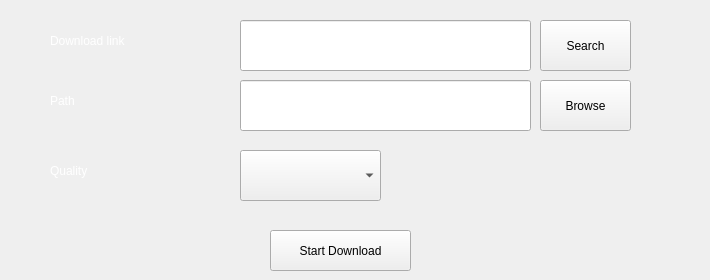
    <widget class="QWidget" name="tab_2">
     <attribute name="title">
      <string>Download Youtube Vedio</string>
     </attribute>
     <widget class="QLineEdit" name="lineEdit_3">
      <property name="geometry">
       <rect>
        <x>240</x>
        <y>80</y>
        <width>291</width>
        <height>51</height>
       </rect>
      </property>
     </widget>
     <widget class="QLabel" name="label_3">
      <property name="geometry">
       <rect>
        <x>50</x>
        <y>80</y>
        <width>121</width>
        <height>41</height>
       </rect>
      </property>
      <property name="styleSheet">
       <string notr="true">QLabel{
	color:white;
font: 13pt &quot;MS Shell Dlg 2&quot;;
}
</string>
      </property>
      <property name="text">
       <string>Path</string>
      </property>
     </widget>
     <widget class="QLineEdit" name="lineEdit_4">
      <property name="geometry">
       <rect>
        <x>240</x>
        <y>20</y>
        <width>291</width>
        <height>51</height>
       </rect>
      </property>
     </widget>
     <widget class="QPushButton" name="pushButton_3">
      <property name="geometry">
       <rect>
        <x>540</x>
        <y>80</y>
        <width>91</width>
        <height>51</height>
       </rect>
      </property>
      <property name="toolTip">
       <string>&lt;html&gt;&lt;head/&gt;&lt;body&gt;&lt;p&gt;Select saving path&lt;/p&gt;&lt;/body&gt;&lt;/html&gt;</string>
      </property>
      <property name="styleSheet">
       <string notr="true"/>
      </property>
      <property name="text">
       <string>Browse</string>
      </property>
     </widget>
     <widget class="QLabel" name="label_4">
      <property name="geometry">
       <rect>
        <x>50</x>
        <y>20</y>
        <width>181</width>
        <height>41</height>
       </rect>
      </property>
      <property name="styleSheet">
       <string notr="true">QLabel{
	color:white;
font: 13pt &quot;MS Shell Dlg 2&quot;;
}
</string>
      </property>
      <property name="text">
       <string>Download link</string>
      </property>
     </widget>
     <widget class="QPushButton" name="pushButton_4">
      <property name="geometry">
       <rect>
        <x>270</x>
        <y>230</y>
        <width>141</width>
        <height>41</height>
       </rect>
      </property>
      <property name="toolTip">
       <string>&lt;html&gt;&lt;head/&gt;&lt;body&gt;&lt;p&gt;Press to start the download&lt;/p&gt;&lt;/body&gt;&lt;/html&gt;</string>
      </property>
      <property name="styleSheet">
       <string notr="true"/>
      </property>
      <property name="text">
       <string>Start Download</string>
      </property>
     </widget>
     <widget class="QLabel" name="label_5">
      <property name="geometry">
       <rect>
        <x>50</x>
        <y>150</y>
        <width>121</width>
        <height>41</height>
       </rect>
      </property>
      <property name="styleSheet">
       <string notr="true">QLabel{
	color:white;
font: 13pt &quot;MS Shell Dlg 2&quot;;
}
</string>
      </property>
      <property name="text">
       <string>Quality</string>
      </property>
     </widget>
     <widget class="QComboBox" name="comboBox">
      <property name="geometry">
       <rect>
        <x>240</x>
        <y>150</y>
        <width>141</width>
        <height>51</height>
       </rect>
      </property>
     </widget>
     <widget class="QLabel" name="label_10">
      <property name="geometry">
       <rect>
        <x>400</x>
        <y>150</y>
        <width>301</width>
        <height>51</height>
       </rect>
      </property>
      <property name="styleSheet">
       <string notr="true">QLabel{
	font: 6pt &quot;MS Shell Dlg 2&quot;;
	color:white;
font: 13pt &quot;MS Shell Dlg 2&quot;;
}
</string>
      </property>
      <property name="text">
       <string/>
      </property>
     </widget>
     <widget class="QPushButton" name="pushButton_7">
      <property name="geometry">
       <rect>
        <x>540</x>
        <y>20</y>
        <width>91</width>
        <height>51</height>
       </rect>
      </property>
      <property name="toolTip">
       <string>&lt;html&gt;&lt;head/&gt;&lt;body&gt;&lt;p&gt;Select saving path&lt;/p&gt;&lt;/body&gt;&lt;/html&gt;</string>
      </property>
      <property name="styleSheet">
       <string notr="true"/>
      </property>
      <property name="text">
       <string>Search</string>
      </property>
     </widget>
    </widget>
